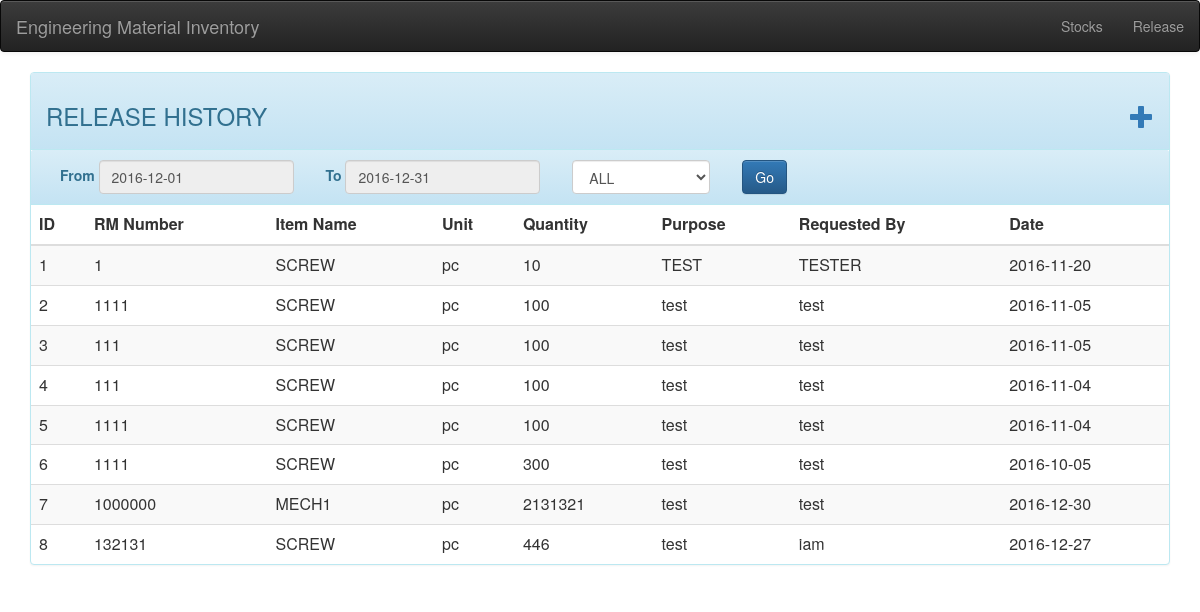
The page /index.php/release on the database as committed earlier.
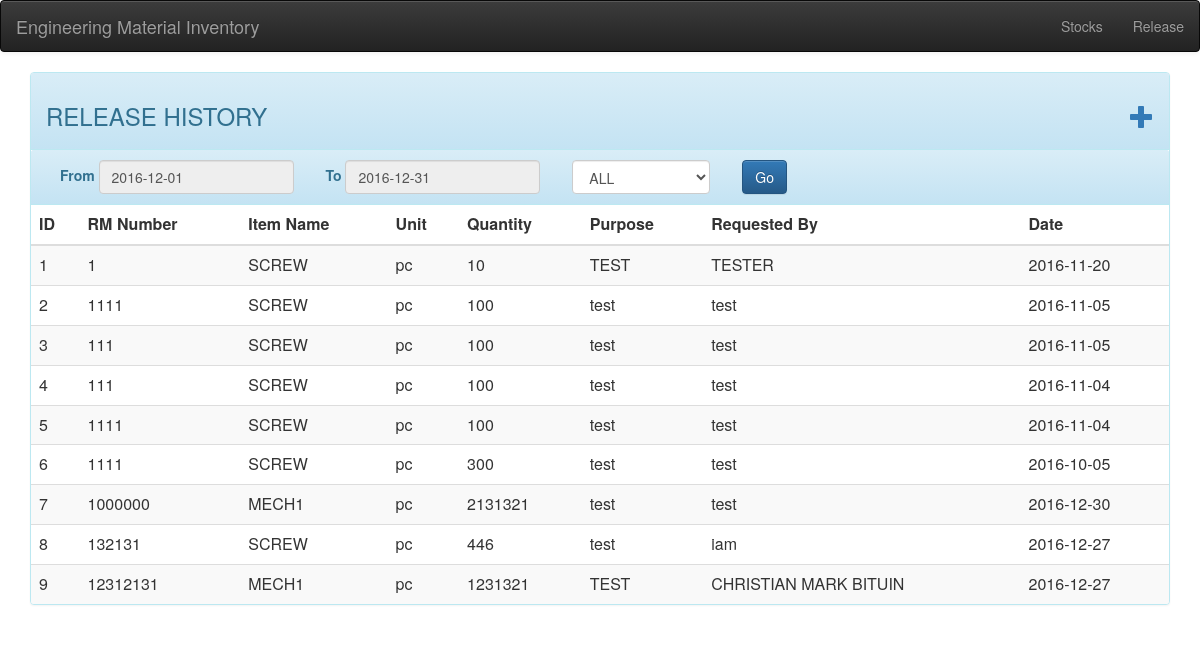
The same page on the database as committed later.
### tables this page shows
CREATE TABLE "release" (
"id"  INTEGER PRIMARY KEY AUTOINCREMENT NOT NULL,
"item_id"  INTEGER,
"item_name"  INTEGER,
"item_category"  TEXT,
"rm_number"  INTEGER,
"unit"  TEXT,
"quantity"  INTEGER,
"purpose"  TEXT,
"requested_by"  TEXT,
"date"  BLOB
);

### application/controllers/Release.php (called while the page is built, shortened)
<?php
class Release extends CI_Controller
{
    public function __construct()
    {
        $this->load->model('release_model');
        $this->load->model('items_model');
        $this->load->model('lookup_model');
        $this->load->library('form_validation');
        $this->load->helper('form');
    }
    public function view()
    {
        $data['cats'] = $this->lookup_model->look('category');
        $data['release'] = $this->release_model->get_releases();
        $this->load->view('templates/header');
        $this->load->view('templates/nav');
        $this->load->view('pages/release',$data);
        $this->load->view('templates/footer');
    }
}

### index.php (called while the page is built, shortened)
<?php
require_once BASEPATH.'core/CodeIgniter.php';

### application/helpers/asset_helper.php (called while the page is built, shortened)
<?php
function style_url($path_to_file="")
{
    return base_url('/static/css/'.$path_to_file);
}

### application/helpers/date_man_helper.php (called while the page is built, shortened)
<?php
function default_now()
{
	return explode('-',mdate('%Y-%m-%d',now()));
}
function month_default()
{
	$m = default_now();
	$s = $m[0].'-'.$m[1].'-'.'01';
	$md = days_in_month($m[1],$m[0]);
	$ed = $m[0].'-'.$m[1].'-'.$md;
	return array($s,$ed);
}

### application/models/Lookup_model.php (called while the page is built, shortened)
<?php
Class Lookup_model extends CI_Model
{
	public function look($tb_name = null)
	{
		$query = $this->db->get($tb_name);
		return $query->result_array();
	}
}

### application/models/Release_model.php (called while the page is built, shortened)
<?php
class Release_model extends CI_Model
{
    public function get_releases()
    {
        $query  = $this->db->get('release');
        return $query->result_array();
    }
}

### application/views/pages/release.php (the view, shortened to what this page needs)
<div class="panel panel-default panel-info">
    <div class="panel-heading">
        <h3>RELEASE HISTORY <a class="pull-right" class="pull-right" href="#" data-toggle="modal" data-target="#release_f_modal" role="button""><span class="glyphicon glyphicon-plus"></span></a></h3>
    </div>
    <div class="panel-heading">
        <div class="form form-inline">
            <div class="form-group">
                <label for="start">From</label>
                <input readonly name="start" type="text" class="form-control date_range" value="<?php echo month_default()[0]; ?>">
            </div>
            <div class="form-group">
                <label for="to">To</label>
                <input readonly name="end" type="text" class="form-control date_range" value="<?php echo month_default()[1]; ?>">
            </div>
            <div class="form-group">
                <select name="category" id="" class="form-control">
                    <?php foreach($cats as $c): ?>
                        <option value="<?php echo $c['name'] ?>"><?php echo $c['name']; ?></option>
                    <?php endforeach; ?>
                </select>
            </div>
            <div class="form-group">
                <input type="button" class="btn btn-primary" value="Go">
            </div>
        </div>
    </div>
    <table class="table table-striped table-hover">
        <thead>
        <tr>
            <th>ID</th>
            <th>RM Number</th>
            <th>Item Name</th>
            <th>Unit</th>
            <th>Quantity</th>
            <th>Purpose</th>
            <th>Requested By</th>
            <th>Date</th>
        </tr>
        </thead>
        <tbody>
        <?php foreach($release as $r): ?>
            <tr>
                <td><?php echo $r['id']; ?></td>
                <td><?php echo $r['rm_number']; ?></td>
                <td><?php echo $r['item_name']; ?></td>
                <td><?php echo $r['unit']; ?></td>
                <td><?php echo $r['quantity']; ?></td>
                <td><?php echo $r['purpose']; ?></td>
                <td><?php echo $r['requested_by']; ?></td>
                <td><?php echo $r['date']; ?></td>
            </tr>
        <?php endforeach; ?>
        </tbody>
    </table>
</div>

### application/views/templates/header.php (shortened to what this page needs)
<html>
<head>
</head>
<link rel="stylesheet" href="<?php echo style_url('bootstrap.min.css'); ?>">
<link rel="stylesheet" href="<?php echo style_url('bootstrap-theme.min.css'); ?>">
<link rel="stylesheet" href="<?php echo style_url('main.css'); ?>">
<link rel="stylesheet" href="<?php echo style_url('daterangepicker.css'); ?>">
<body>

### application/views/templates/nav.php (shortened to what this page needs)
<nav class="navbar navbar-default navbar-inverse">
    <div class="container-fluid">
        <div class="navbar-header">
            <a class="navbar-brand" href="<?php echo base_url('index.php') ?>">Engineering Material Inventory</a>
        </div>
            <ul class="nav navbar-nav navbar-right">
                <li><a href="<?php echo base_url('index.php/stocks'); ?>">Stocks</a></li>
                <li><a href="<?php echo base_url('index.php/release'); ?>">Release</a></li>
            </ul>
        </div>
</nav>
<div class="container">

### application/views/templates/footer.php (shortened to what this page needs)
</body>
</html>

### static/css/main.css (style rules this page uses)
.form-group { margin-left: 1em; margin-right: 1em; }

Rows that differ between the two databases and show on the page:
added release: id "9", rm_number "12312131", item_name "MECH1", unit "pc", quantity "1231321", purpose "TEST", requested_by "CHRISTIAN MARK BITUIN", date "2016-12-27"
